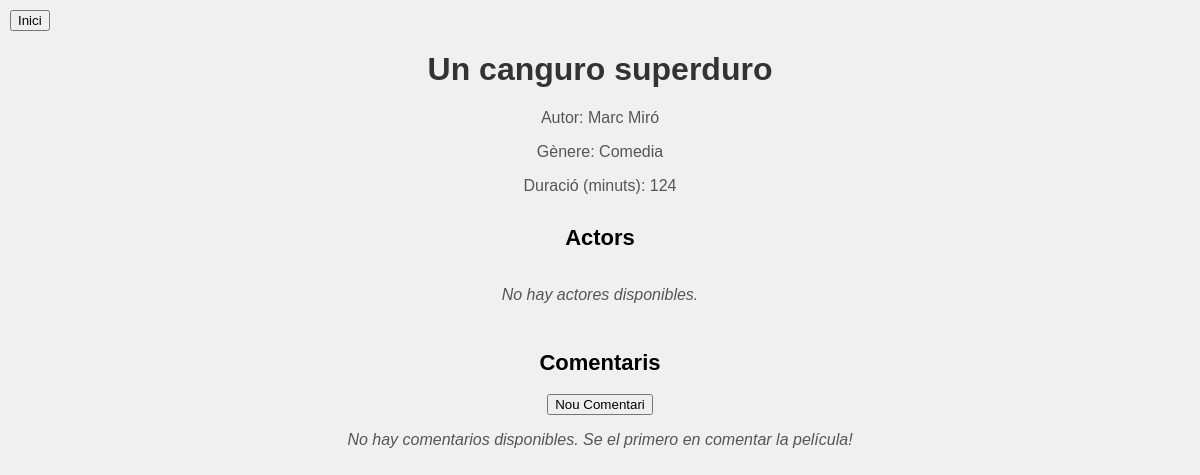
The app's page /film/6/, older data.
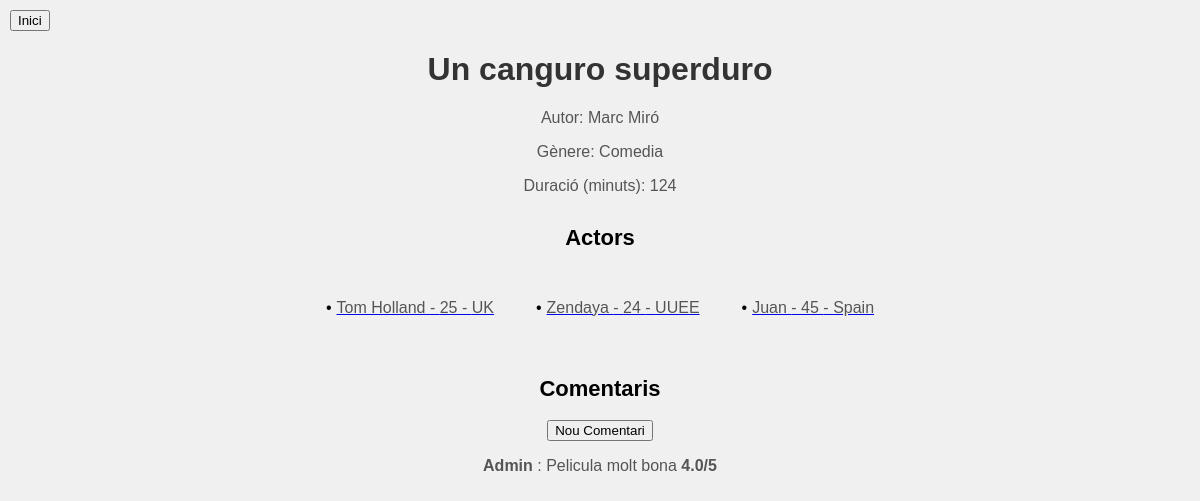
The same page, newer data.
### films/models.py (models this page shows, shortened)
class Film(models.Model):
    title = models.CharField(max_length=100)
    author = models.CharField(max_length=100)
    genre = models.CharField(max_length=100, blank=True, null=True)
    duration = models.IntegerField()
    actors = models.ManyToManyField(Actor, related_name='films')

class Actor(models.Model):
    name = models.CharField(max_length=100)
    age = models.PositiveIntegerField()
    country = models.CharField(max_length=100)

class Review(models.Model):
     film = models.ForeignKey(Film, on_delete=models.CASCADE)
     user = models.ForeignKey(User, on_delete=models.CASCADE)
     content = models.TextField()
     rating = models.FloatField(validators=[MinValueValidator(0), MaxValueValidator(5)])

### films/views.py (the view)
# urls.py: path('film/<int:pk>/', book_detail, name='book_detail'),
def book_detail(request, pk):
    book = get_object_or_404(Film, pk=pk)
    return render(request, 'detail_film.html', {'book': book})

### templates/detail_film.html
{% load static %}
<link rel="stylesheet" type="text/css" href="{% static 'detail_film.css' %}">
<a href="{% url 'book_list' %}"><button>Inici</button></a>
<h1>{{ book.title }}</h1>
<p>Autor: {{ book.author }}</p>
<p>Gènere: {{ book.genre }}</p>
<p>Duració (minuts): {{ book.duration }}</p>
<h2>Actors</h2>
<div id="actor-container">
  {% if book.actors.all %}
    {% for actor in book.actors.all %}
      <div class="actor-item">
        <a href="{% url 'actor_detail' pk=actor.pk%}">
          <p>{{ actor.name }} - {{ actor.age }} - {{ actor.country }}</p>
        </a>
      </div>
    {% endfor %}
  {% else %}
    <p><em>No hay actores disponibles.</em></p>
  {% endif %}
</div>
<h2>Comentaris</h2>
<div class="button-container">
    <a href="{% url 'review_create' pk=book.pk %}">
        <button>Nou Comentari</button>
    </a>
</div>
{% if book.review_set.all %}
  {% for review in book.review_set.all %}
    <p> <b>{{review.user.username|capfirst}} </b>: {{ review.content }} <b>{{ review.rating }}/5</b></p>
  {% endfor %}
{% else %}
  <p><em>No hay comentarios disponibles. Se el primero en comentar la película!</em></p>
{% endif %}

### static/detail_film.css (style rules this page uses)
h1 { text-align: center; margin-top: 20px; color: #333; }
p { text-align: center; color: #555; }
h2 { text-align: center; margin-top: 30px; font-size: 22px; }
.button-container { display: flex; justify-content: center; }
#actor-container { display: flex; flex-wrap: wrap; justify-content: center; margin-top: 10px; margin-bottom: 10px; }
.actor-item { background-color: #f0f0f0; padding: 8px 16px; border-radius: 20px; margin: 5px; display: flex; align-items: center; }
.actor-item:before { content: "•"; margin-right: 5px; }

Row changes from the older to the newer data that the page shows:
added Actor: name "Tom Holland", age "25", country "UK"
added Actor: name "Zendaya", age "24", country "UUEE"
added Actor: name "Juan", age "45", country "Spain"
added Review: user.username "Admin", content "Pelicula molt bona", rating "4.0"
Text that changed along with them:
text no longer shown: "No hay actores disponibles. No hay comentarios disponibles. Se el primero en comentar la película!"
